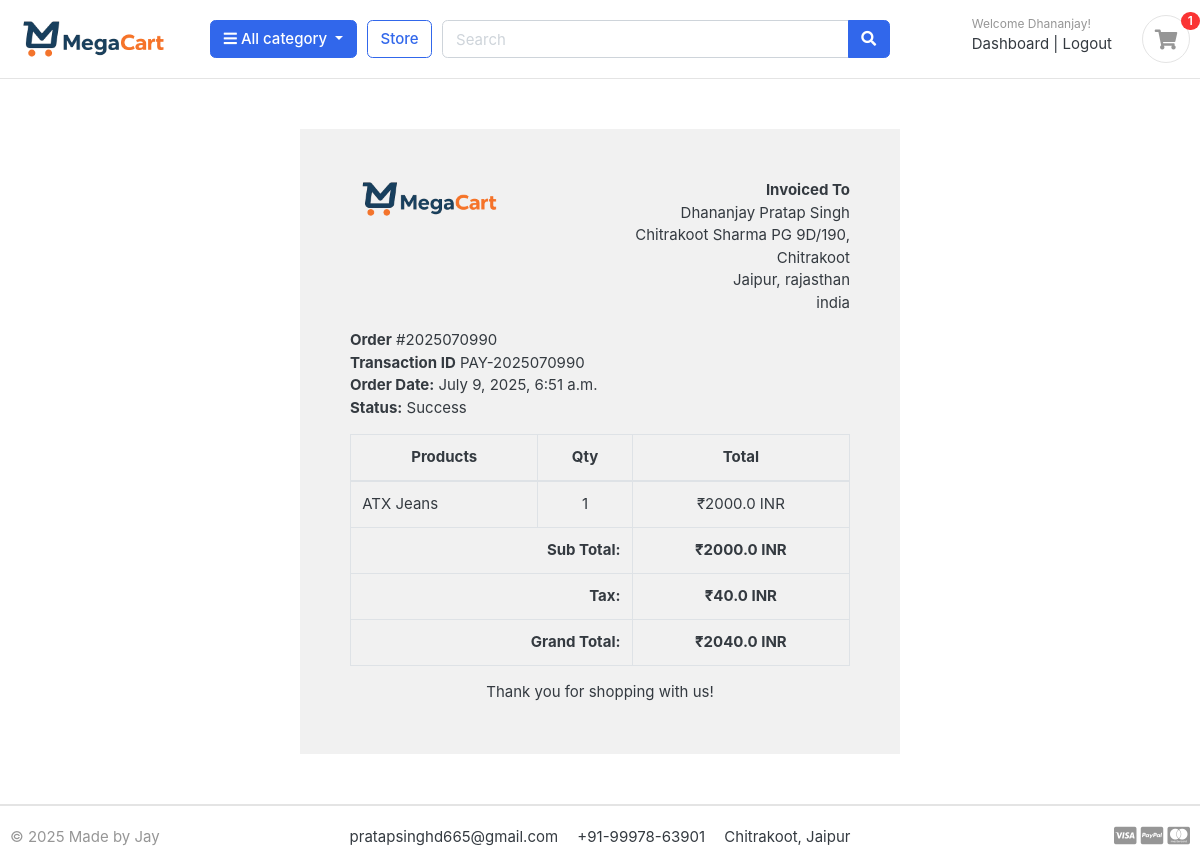
Page /order_detail/2025070990/ (signed in) on the committed database.
### accounts/models.py (models this page shows, shortened)
class Account(AbstractBaseUser, PermissionsMixin):
    ROLE_CHOICES = (
        ('Customer', 'Customer'),
        ('Seller', 'Seller'),
        ('Admin', 'Admin'),
    )
    role = models.CharField(max_length=10, choices=ROLE_CHOICES, default='Customer')
    first_name = models.CharField(max_length=50)
    last_name = models.CharField(max_length=50)
    username = models.CharField(max_length=50, unique=True)
    email = models.EmailField(max_length=100, unique=True)
    phone_number = models.CharField(max_length=50)
    date_joined = models.DateTimeField(auto_now_add=True)
    last_login = models.DateTimeField(auto_now_add=True)
    is_admin = models.BooleanField(default=False)
    is_staff = models.BooleanField(default=False)
    is_superuser = models.BooleanField(default=False)
    is_active = models.BooleanField(default=True)
    is_superadmin = models.BooleanField(default=False)
    USERNAME_FIELD = 'email'
    REQUIRED_FIELDS = ['username', 'first_name', 'last_name']
    objects = MyAccountManager()

### orders/models.py (models this page shows, shortened)
class Order(models.Model):
    STATUS = (
        ('New', 'New'),
        ('Accepted', 'Accepted'),
        ('Completed', 'Completed'),
        ('Cancelled', 'Cancelled'),
    )
    user = models.ForeignKey(Account, on_delete=models.SET_NULL, null=True)
    payment = models.ForeignKey(Payment, on_delete=models.SET_NULL, blank=True, null=True)
    order_number = models.CharField(max_length=20)
    first_name = models.CharField(max_length=50)
    last_name = models.CharField(max_length=50)
    phone = models.CharField(max_length=15)
    email = models.EmailField(max_length=50)
    address_line_1 = models.CharField(max_length=50)
    address_line_2 = models.CharField(max_length=50, blank=True)
    country = models.CharField(max_length=50)
    state = models.CharField(max_length=50)
    city = models.CharField(max_length=50)
    order_note = models.CharField(max_length=100, blank=True)
    order_total = models.FloatField()
    tax = models.FloatField()
    status = models.CharField(max_length=10, choices=STATUS, default='New')
    ip = models.CharField(blank=True, max_length=20)
    is_ordered = models.BooleanField(default=False)
    created_at = models.DateTimeField(auto_now_add=True)
    updated_at = models.DateTimeField(auto_now=True)
    def full_name(self):
        return f'{self.first_name} {self.last_name}'
    def full_address(self):
        return f'{self.address_line_1} {self.address_line_2}'

class Payment(models.Model):
    PAYMENT_METHODS = (
        ('COD', 'Cash On Delivery'),
        ('UPI', 'UPI'),
        ('Card', 'Credit/Debit Card'),
    )
    PAYMENT_STATUS = (
        ('Pending', 'Pending'),
        ('Paid', 'Paid'),
        ('Failed', 'Failed'),
        ('Cancelled', 'Cancelled'),
    )
    DELIVERY_STATUS = (
        ('Pending', 'Pending'),
        ('Shipped', 'Shipped'),
        ('Out for Delivery', 'Out for Delivery'),
        ('Delivered', 'Delivered'),
        ('Returned', 'Returned'),
    )
    user = models.ForeignKey(Account, on_delete=models.CASCADE)
    payment_id = models.CharField(max_length=100, blank=True, null=True)
    payment_method = models.CharField(max_length=50, choices=PAYMENT_METHODS)
    amount_paid = models.DecimalField(
        max_digits=10,
        decimal_places=2,
        validators=[MinValueValidator(0)]
    )
    status = models.CharField(max_length=20, choices=PAYMENT_STATUS, default='Pending')
    delivery_status = models.CharField(max_length=20, choices=DELIVERY_STATUS, default='Pending')
    created_at = models.DateTimeField(auto_now_add=True)

class OrderProduct(models.Model):
    order = models.ForeignKey(Order, on_delete=models.CASCADE)
    payment = models.ForeignKey(Payment, on_delete=models.SET_NULL, blank=True, null=True)
    user = models.ForeignKey(Account, on_delete=models.CASCADE)
    product = models.ForeignKey(Product, on_delete=models.CASCADE)
    variations = models.ManyToManyField(Variation, blank=True)
    quantity = models.IntegerField()
    product_price = models.FloatField()
    ordered = models.BooleanField(default=False)
    created_at = models.DateTimeField(auto_now_add=True)
    updated_at = models.DateTimeField(auto_now=True)

### store/models.py (models this page shows, shortened)
class Product(models.Model):
    product_name    = models.CharField(max_length=200, unique=True)
    slug            = models.SlugField(max_length=200, unique=True)
    description     = models.TextField(max_length=500, blank=True)
    price           = models.IntegerField()
    images          = models.ImageField(upload_to='photos/products')
    stock           = models.IntegerField()
    is_available    = models.BooleanField(default=True)
    category        = models.ForeignKey(Category, on_delete=models.CASCADE)
    created_date    = models.DateTimeField(auto_now_add=True)
    modified_date   = models.DateTimeField(auto_now=True)

### accounts/views.py (the view)
# urls.py: path('order_detail/<int:order_id>/', views.order_detail, name='order_detail'),
@login_required(login_url='login')
def order_detail(request, order_id):
    order_detail = OrderProduct.objects.filter(order__order_number=order_id)
    order = Order.objects.get(order_number=order_id)
    subtotal = 0
    for i in order_detail:
        subtotal += i.product_price * i.quantity
    context = {
        'order_detail': order_detail,
        'order': order,
        'subtotal': subtotal,
    }
    return render(request, 'accounts/order_detail.html', context)

### carts/context_processors.py (called while the page is built)
def counter(request):
    cart_count = 0
    if 'admin' in request.path:
        return {}
    else:
        try:
            cart = Cart.objects.filter(cart_id=_cart_id(request))
            if request.user.is_authenticated:
                cart_items = CartItem.objects.all().filter(user=request.user)
            else:
                cart_items = CartItem.objects.all().filter(cart=cart[:1])
            for cart_item in cart_items:
                cart_count += cart_item.quantity
        except Cart.DoesNotExist:
            cart_count = 0
    return dict(cart_count=cart_count)

### carts/views.py (called while the page is built)
def _cart_id(request):
    cart = request.session.session_key
    if not cart:
        cart = request.session.create()
    return cart

### category/context_processors.py (called while the page is built)
def menu_links(request):
    links = Category.objects.all()
    return dict(links=links)

### category/models.py (called while the page is built)
    def get_url(self):
        return reverse('products_by_category', args=[self.slug])

### templates/accounts/order_detail.html (shortened to what this page needs)
{% extends 'base.html' %}
{% load static %}
{% block content %}
<div class="container" style="margin: 0 auto;width: 50%;padding: 50px;background: #f1f1f1;margin-top: 50px;margin-bottom: 50px;">
    <div class="row invoice row-printable">
        <div class="col-md-12">
            <div class="panel panel-default plain" id="dash_0">
                <div class="panel-body p30">
                    <div class="row">
                        <div class="col-lg-6">
                            <div class="invoice-logo"><img src="{% static '/images/logo.png' %}" alt="Invoice logo" style="max-height: 40px;"></div>
                        </div>
                        <div class="col-lg-6">
                            <div class="invoice-from">
                                <ul class="list-unstyled text-right">
                                    <li><strong>Invoiced To</strong></li>
                                    <li>{{order.full_name}}</li>
                                    <li>{{order.full_address}}</li>
                                    <li>{{order.city}}, {{order.state}}</li>
                                    <li>{{order.country}}</li>
                                </ul>
                            </div>
                        </div>
                        <div class="col-lg-12">
                            <div class="invoice-details mt25">
                                <div class="well">
                                    <ul class="list-unstyled mb0">
                                        <li><strong>Order</strong> #{{order.order_number}}</li>
                                        <li><strong>Transaction ID</strong> {{order.payment.payment_id}}</li>
                                        <li><strong>Order Date:</strong> {{order.created_at}}</li>
                                        <li><strong>Status:</strong> {{order.payment.status}}</li>
                                    </ul>
                                </div>
                            </div>
                            <div class="invoice-items">
                                <div class="table-responsive" style="overflow: hidden; outline: none;" tabindex="0">
                                    <table class="table table-bordered">
                                        <thead>
                                            <tr>
                                                <th class="per70 text-center">Products</th>
                                                <th class="per5 text-center">Qty</th>
                                                <th class="per25 text-center">Total</th>
                                            </tr>
                                        </thead>
                                        <tbody>
                                          {% for item in order_detail %}
                                            <tr>
                                                <td>{{item.product.product_name}}
                                                </td>
                                                <td class="text-center">{{item.quantity}}</td>
                                                <td class="text-center">₹{{item.product_price}} INR</td>
                                            </tr>
                                          {% endfor %}
                                        </tbody>
                                        <tfoot>
                                            <tr>
                                                <th colspan="2" class="text-right">Sub Total:</th>
                                                <th class="text-center">₹{{subtotal}} INR</th>
                                            </tr>
                                            <tr>
                                                <th colspan="2" class="text-right">Tax:</th>
                                                <th class="text-center">₹{{order.tax}} INR</th>
                                            </tr>
                                            <tr>
                                                <th colspan="2" class="text-right">Grand Total:</th>
                                                <th class="text-center">₹{{order.order_total}} INR</th>
                                            </tr>
                                        </tfoot>
                                    </table>
                                </div>
                            </div>
                            <div class="invoice-footer mt25">
                                <p class="text-center">Thank you for shopping with us!</p>
                            </div>
                        </div>
                    </div>
                </div>
            </div>
        </div>
    </div>
    </div>
{% endblock %}

### templates/includes/navbar.html (shortened to what this page needs)
{% load static %}
<header class="section-header">
<section class="header-main border-bottom">
  <div class="container">
<div class="row align-items-center">
  <div class="col-lg-2 col-md-3 col-6">
    <a href="{% url 'home' %}" class="brand-wrap">
      <img class="logo" src="{% static './images/logo.png' %}">
    </a>
  </div>
  <div class="col-lg col-sm col-md col-6 flex-grow-0">
    <div class="category-wrap dropdown d-inline-block float-right">
      <button type="button" class="btn btn-primary dropdown-toggle" data-toggle="dropdown">
        <i class="fa fa-bars"></i> All category
      </button>
    </div>
  </div>
  <a href="{% url 'store' %}" class="btn btn-outline-primary">Store</a>
  <div class="col-lg  col-md-6 col-sm-12 col">
    <form action="{% url 'search' %}" class="search" method='GET'>
      <div class="input-group w-100">
          <input type="text" class="form-control" style="width:60%;" placeholder="Search" name="keyword">
          <div class="input-group-append">
            <button class="btn btn-primary" type="submit">
              <i class="fa fa-search"></i>
            </button>
          </div>
        </div>
    </form>
  </div>
  <div class="col-lg-3 col-sm-6 col-8 order-2 order-lg-3">
        <div class="d-flex justify-content-end mb-3 mb-lg-0">
          {% if user.id is None %}
          <div class="widget-header">
            <small class="title text-muted">Welcome guest!</small>
            <div>
              <a href="{% url 'login' %}">Sign in</a> <span class="dark-transp"> | </span>
              <a href="{% url 'register' %}"> Register</a>
            </div>
          </div>
          {% else %}
          <div class="widget-header">
            <small class="title text-muted">Welcome {{user.first_name}}!</small>
            <div>
              <a href="{% url 'dashboard' %}">Dashboard</a> <span class="dark-transp"> | </span>
              <a href="{% url 'logout' %}"> Logout</a>
            </div>
          </div>
          {% endif %}
          <a href="{% url 'cart' %}" class="widget-header pl-3 ml-3">
            <div class="icon icon-sm rounded-circle border"><i class="fa fa-shopping-cart"></i></div>
            <span class="badge badge-pill badge-danger notify">{{cart_count}}</span>
          </a>
        </div>
      </div>
</div>
  </div>
</section>
</header>

### MegaCart/static/css/ui.css (style rules this page uses)
html { font-family: "Inter", sans-serif; font-size: 15px; }
.icon-xs, .icon-sm, .icon-md, .icon-lg { display: inline-block; text-align: center; flex-shrink: 0; flex-grow: 0; }
.icon-sm { width: 48px; height: 48px; line-height: 48px !important; font-size: 20px; }
p:last-child { margin-bottom: 0; }
.header-main { position: relative; padding-top: 1rem; padding-bottom: 1rem; }
.brand-wrap .logo, .navbar-brand .logo { margin-right: 7px; max-height: 42px; display: inline-block; }
.widget-header { display: inline-block; vertical-align: middle; position: relative; }
.widget-header a { color: #343a40; }
.widget-header i { color: #969696; }
.widget-header .title { display: block; }
.widget-header .notify { position: absolute; top: -3px; right: -10px; }
[class*=list-] li:after { visibility: hidden; display: block; content: ""; overflow: hidden; height: 0; clear: both; }
.notify { position: absolute; top: -4px; right: -10px; display: inline-block; padding: 0.25em 0.6em; font-size: 12px; line-height: 1; text-align: center; border-radius: 3rem; color: #fff; background-color: #fa3434; }

### rows in the picture
Account: first_name "Dhananjay"
Order: full_name "Dhananjay Pratap Singh", full_address "Chitrakoot Sharma PG 9D/190, Chitrakoot", city "Jaipur", state "rajasthan", country "india", order_number "2025070990", payment.payment_id "PAY-2025070990", created_at "July 9, 2025, 6:51 a.m.", payment.status "Success", tax "40.0", order_total "2040.0"
OrderProduct: product.product_name "ATX Jeans", quantity "1", product_price "2000.0"

### other values in the picture
{{ cart_count }} "1"
{{ subtotal }} "2000.0"
